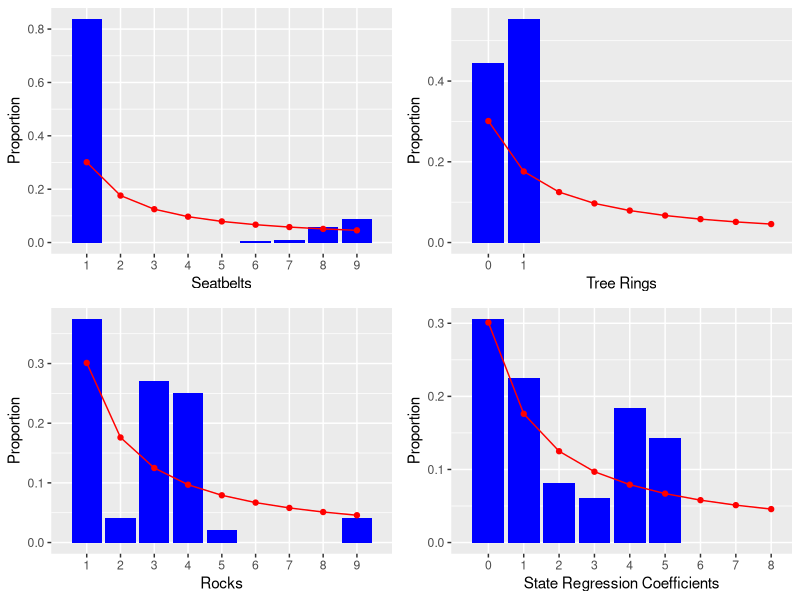

Reproduce this figure in R.
## ---- chunk 1
require(dplyr)
require(magrittr)
require(tibble)
require(tidyverse)
require(ggplot2)
require(knitr)
require(kableExtra)
require(psych)
require(gridExtra)
## ---- chunk 2
benford.data <- as_tibble(seq(1:9))
benford.data %<>% mutate(p.d = log10(1 + 1/value))
benford.data.b <- benford.data %>% mutate(d = value - 1)
## ---- chunk 3
kable(benford.data, col.names = c("Digit", "P(d)")) %>% kable_styling(full_width = F)
## ---- chunk 4
Seatbelts.tib <- as_tibble(Seatbelts)
state.x77.tib <- as_tibble(state.x77)
treering.tib <- as_tibble(treering)
rock.tib <- as_tibble(rock)
## ---- chunk 5
kable(round(describe(Seatbelts.tib),3), caption = "Summary Statistics of Seatbelts Data") %>% kable_styling(full_width = T)
kable(round(describe(state.x77.tib),3), caption = "Summary Statistics of US State Facts Data") %>% kable_styling(full_width = T)
kable(round(describe(treering),3), caption = "Summary Statistics of Tree Ring Data") %>% kable_styling(full_width = T)
kable(round(describe(rock.tib),3), caption = "Summary Statistics of Rock Data") %>% kable_styling(full_width = T)
## ---- chunk 6
#Apologies for this hideous code--I was receiving conflicts between plyr and dplyr, so I had to go this direct route
m1 <- lm(Income ~ Population, data=state.x77.tib)
m2 <- lm(Income ~ Illiteracy, data=state.x77.tib)
m3 <- lm(Income ~ `Life Exp`, data=state.x77.tib)
m4 <- lm(Income ~ Murder, data=state.x77.tib)
m5 <- lm(Income ~ `HS Grad`, data=state.x77.tib)
m6 <- lm(Income ~ Frost, data=state.x77.tib)
m7 <- lm(Income ~ Area, data=state.x77.tib)
m8 <- lm(Income ~ Population + Illiteracy, data=state.x77.tib)
m9 <- lm(Income ~ Population + `Life Exp`, data=state.x77.tib)
m10 <- lm(Income ~ Population + Murder, data=state.x77.tib)
m11 <- lm(Income ~ Population + `HS Grad`, data=state.x77.tib)
m12 <- lm(Income ~ Population + Frost, data=state.x77.tib)
m13 <- lm(Income ~ Population + Area, data=state.x77.tib)
m14 <- lm(Income ~ Illiteracy + `Life Exp`, data=state.x77.tib)
m15 <- lm(Income ~ Illiteracy + Murder, data=state.x77.tib)
m16 <- lm(Income ~ Illiteracy + `HS Grad`, data=state.x77.tib)
m17 <- lm(Income ~ Illiteracy + Frost, data=state.x77.tib)
m18 <- lm(Income ~ Illiteracy + Area, data=state.x77.tib)
m19 <- lm(Income ~ `Life Exp` + Murder, data=state.x77.tib)
m20 <- lm(Income ~ `Life Exp` + `HS Grad`, data=state.x77.tib)
m21 <- lm(Income ~ `Life Exp` + Frost, data=state.x77.tib)
m22 <- lm(Income ~ `Life Exp` + Area, data=state.x77.tib)
m23 <- lm(Income ~ Murder + `HS Grad`, data=state.x77.tib)
m24 <- lm(Income ~ Murder + Frost, data=state.x77.tib)
m25 <- lm(Income ~ Murder + Area, data=state.x77.tib)
m26 <- lm(Income ~ `HS Grad` + Frost, data=state.x77.tib)
m27 <- lm(Income ~ `HS Grad` + Area, data=state.x77.tib)
m28 <- lm(Income ~ Frost + Area, data=state.x77.tib)

sum.state <- rbind(summary(m1)$coefficients[2], summary(m2)$coefficients[2], summary(m3)$coefficients[2], summary(m4)$coefficients[2], summary(m5)$coefficients[2], summary(m6)$coefficients[2], summary(m7)$coefficients[2])
sum.state2 <- rbind(summary(m8)$coefficients[2:3], summary(m9)$coefficients[2:3], summary(m10)$coefficients[2:3], summary(m11)$coefficients[2:3], summary(m12)$coefficients[2:3], summary(m13)$coefficients[2:3], summary(m14)$coefficients[2:3], summary(m15)$coefficients[2:3], summary(m16)$coefficients[2:3], summary(m17)$coefficients[2:3], summary(m18)$coefficients[2:3], summary(m19)$coefficients[2:3], summary(m20)$coefficients[2:3], summary(m21)$coefficients[2:3], summary(m22)$coefficients[2:3], summary(m23)$coefficients[2:3], summary(m24)$coefficients[2:3], summary(m25)$coefficients[2:3], summary(m26)$coefficients[2:3], summary(m27)$coefficients[2:3], summary(m28)$coefficients[2:3])
sum.state3 <- stack(data.frame(sum.state2))
sum.state3 <- sum.state3[,1]
sum.state4 <- c(sum.state, sum.state3)
state.reg.tib <- as_tibble(sum.state4)
## ---- chunk 7
Seatbelts.tib %<>% mutate(first.killed = as.numeric(sub('^(.).*$','\\1', DriversKilled))) 
treering.tib %<>% mutate(first.x = as.numeric(sub('^(.).*$','\\1', x))) 
rock.tib %<>% mutate(first.peri = as.numeric(sub('^(.).*$','\\1', peri))) 
state.reg.tib %<>% mutate(reg.coef = abs(value)) %>% mutate(first.reg = as.numeric(sub('^(.).*$','\\1', reg.coef))) 
## ---- chunk 8
a <- ggplot(Seatbelts.tib, aes(x=first.killed)) + geom_bar(aes(y=(..count..)/sum(..count..)), fill='blue') +
     scale_x_discrete(limits=c(1,2,3,4,5,6,7,8,9)) + 
     geom_line(data=benford.data, mapping=aes(x=value,y=p.d), color='red') + ylab("Proportion") + xlab("Seatbelts") +
     geom_point(data=benford.data, mapping=aes(x=value,y=p.d), color='red')
b <- ggplot(treering.tib, aes(x=first.x), color='blue') + geom_bar(aes(y=(..count..)/sum(..count..)), fill='blue') +
     scale_x_discrete(limits=c(0,1)) + 
     geom_line(data=benford.data.b, mapping=aes(x=d,y=p.d), color='red') + ylab("Proportion") + xlab("Tree Rings") +
     geom_point(data=benford.data.b, mapping=aes(x=d,y=p.d), color='red')
c <- ggplot(rock.tib, aes(x=first.peri), color='blue') + geom_bar(aes(y=(..count..)/sum(..count..)), fill='blue') +
     scale_x_discrete(limits=c(1,2,3,4,5,6,7,8,9)) + 
     geom_line(data=benford.data, mapping=aes(x=value,y=p.d), color='red') + ylab("Proportion") + xlab("Rocks") +
     geom_point(data=benford.data, mapping=aes(x=value,y=p.d), color='red')
d <- ggplot(state.reg.tib, aes(x=first.reg), color='blue') + geom_bar(aes(y=(..count..)/sum(..count..)), fill='blue') +
     scale_x_discrete(limits=c(0,1,2,3,4,5,6,7,8,9)) + 
     geom_line(data=benford.data.b, mapping=aes(x=d,y=p.d), color='red')  + ylab("Proportion") +
     xlab("State Regression Coefficients") + geom_point(data=benford.data.b, mapping=aes(x=d,y=p.d), color='red')
grid.arrange(a, b, c, d, ncol=2)
